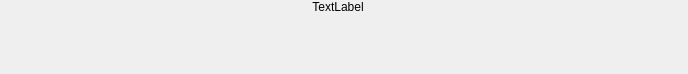
<?xml version="1.0" encoding="UTF-8"?>
<ui version="4.0">
 <class>ReportBand</class>
 <widget class="QWidget" name="ReportBand">
  <property name="geometry">
   <rect>
    <x>0</x>
    <y>0</y>
    <width>688</width>
    <height>74</height>
   </rect>
  </property>
  <property name="contextMenuPolicy">
   <enum>Qt::ActionsContextMenu</enum>
  </property>
  <property name="windowTitle">
   <string notr="true">Form</string>
  </property>
  <layout class="QVBoxLayout" name="verticalLayout">
   <property name="spacing">
    <number>0</number>
   </property>
   <property name="leftMargin">
    <number>0</number>
   </property>
   <property name="topMargin">
    <number>0</number>
   </property>
   <property name="rightMargin">
    <number>0</number>
   </property>
   <property name="bottomMargin">
    <number>0</number>
   </property>
   <item>
    <widget class="QFrame" name="frame">
     <property name="sizePolicy">
      <sizepolicy hsizetype="Preferred" vsizetype="Fixed">
       <horstretch>0</horstretch>
       <verstretch>0</verstretch>
      </sizepolicy>
     </property>
     <property name="frameShape">
      <enum>QFrame::NoFrame</enum>
     </property>
     <property name="frameShadow">
      <enum>QFrame::Plain</enum>
     </property>
     <property name="lineWidth">
      <number>0</number>
     </property>
     <layout class="QHBoxLayout" name="horizontalLayout">
      <property name="spacing">
       <number>0</number>
      </property>
      <property name="leftMargin">
       <number>0</number>
      </property>
      <property name="topMargin">
       <number>0</number>
      </property>
      <property name="rightMargin">
       <number>0</number>
      </property>
      <property name="bottomMargin">
       <number>0</number>
      </property>
      <item>
       <widget class="XYZ_Label" name="lblBandType">
        <property name="sizePolicy">
         <sizepolicy hsizetype="Preferred" vsizetype="Fixed">
          <horstretch>0</horstretch>
          <verstretch>0</verstretch>
         </sizepolicy>
        </property>
        <property name="autoFillBackground">
         <bool>false</bool>
        </property>
        <property name="styleSheet">
         <string notr="true"/>
        </property>
        <property name="frameShape">
         <enum>QFrame::NoFrame</enum>
        </property>
        <property name="lineWidth">
         <number>0</number>
        </property>
        <property name="text">
         <string notr="true">TextLabel</string>
        </property>
        <property name="alignment">
         <set>Qt::AlignCenter</set>
        </property>
       </widget>
      </item>
      <item>
       <widget class="QLabel" name="lblIcon">
        <property name="sizePolicy">
         <sizepolicy hsizetype="Fixed" vsizetype="Preferred">
          <horstretch>0</horstretch>
          <verstretch>0</verstretch>
         </sizepolicy>
        </property>
        <property name="lineWidth">
         <number>0</number>
        </property>
        <property name="text">
         <string/>
        </property>
       </widget>
      </item>
      <item>
       <spacer name="horizontalSpacer">
        <property name="orientation">
         <enum>Qt::Horizontal</enum>
        </property>
        <property name="sizeType">
         <enum>QSizePolicy::Fixed</enum>
        </property>
        <property name="sizeHint" stdset="0">
         <size>
          <width>5</width>
          <height>5</height>
         </size>
        </property>
       </spacer>
      </item>
     </layout>
    </widget>
   </item>
   <item>
    <widget class="QWidget" name="conWidget" native="true">
     <property name="sizePolicy">
      <sizepolicy hsizetype="Preferred" vsizetype="Expanding">
       <horstretch>0</horstretch>
       <verstretch>0</verstretch>
      </sizepolicy>
     </property>
     <property name="acceptDrops">
      <bool>true</bool>
     </property>
     <property name="autoFillBackground">
      <bool>false</bool>
     </property>
     <property name="styleSheet">
      <string notr="true"/>
     </property>
    </widget>
   </item>
  </layout>
 </widget>
 <customwidgets>
  <customwidget>
   <class>XYZ_Label</class>
   <extends>QLabel</extends>
   <header>../CommonFiles/XYZ_Label.h</header>
  </customwidget>
 </customwidgets>
 <resources/>
 <connections/>
</ui>
